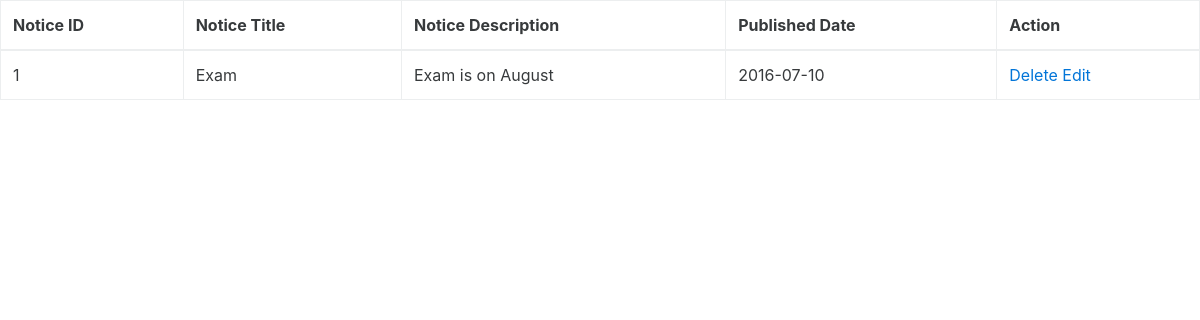
The page /index.php/admin/notice_view on the database its author committed.
### tables this page shows
CREATE TABLE IF NOT EXISTS `notice_db` (
  `not_id` int(10) NOT NULL AUTO_INCREMENT,
  `not_title` varchar(100) NOT NULL,
  `not_description` varchar(1000) NOT NULL,
  `not_date` date NOT NULL,
  PRIMARY KEY (`not_id`)
);

### application/controllers/admin.php (called while the page is built, shortened)
<?php if ( ! defined('BASEPATH')) exit('No direct script access allowed');
class Admin extends CI_Controller {
	public function __construct(){
		$this->load->model('admlogin_model');
	}
  public function notice_view(){
      $noticedata['notices']=$this->admlogin_model->getAllnotice();
      $this->load->view('admin/viewnotice', $noticedata);
  }
}

### index.php (called while the page is built, shortened)
<?php
require_once BASEPATH.'core/CodeIgniter.php';

### application/models/admlogin_model.php (called while the page is built, shortened)
<?php
class admlogin_model extends CI_Model {
    public function getAllnotice()
        {
            $query= "SELECT * FROM notice_db";
            $get  = $this->db->query($query);
            return $get->result();
        }
}

### application/views/admin/viewnotice.php (the view, shortened to what this page needs)
<!DOCTYPE html>
<html>
<head>
		<link rel="stylesheet" type="text/css" href="<?php echo base_url();?>css/bootstrap.min.css">
	</head>
<body>
<table class="table table-bordered">
	<thead>
		<tr>
			<th>Notice ID</th>
			<th>Notice Title</th>
			<th>Notice Description</th>
			<th>Published Date</th>
			<th>Action</th>
		</tr>
	</thead>
	<tbody>
	<?php
	foreach ($notices as $notice)
{
	?>
		<tr>
			<td><?php echo $notice->not_id;?></td>
			<td><?php echo $notice->not_title;?></td>
			<td><?php echo $notice->not_description;?></td>
			<td><?php echo $notice->not_date;?></td>
			<td>
				<a href="<?php echo base_url(); ?>index.php/admin/delete_notice/<?php echo $notice->not_id?>">Delete
				</a>
				<a href="<?php echo base_url(); ?>index.php/admin/update_notice/<?php echo $notice->not_id?>">Edit</a>
			</td>
		</tr>
		<?php }
		?>
	</tbody>
		</table>
</body>
</html>

### rows shown on the page
notice_db: not_id "1", not_title "Exam", not_description "Exam is on August", not_date "2016-07-10"
